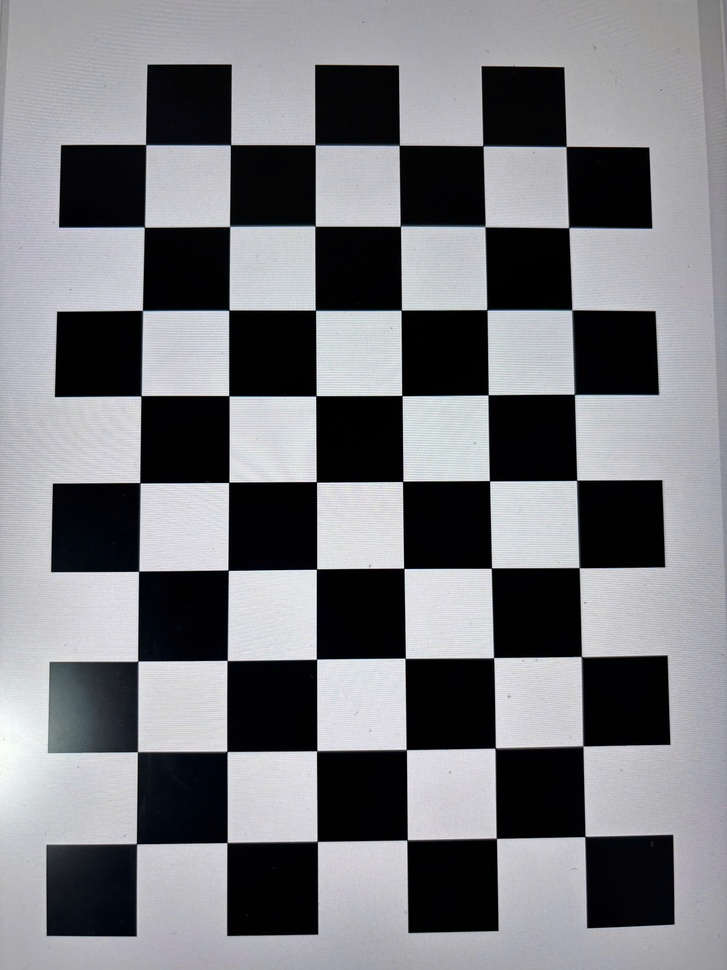
#> input picture server/vision/computer_vision_fragment/images_calibration/calibration1.jpg, 727 x 970 px, shrunk from 1920 x 2560 before the run; its folder holds only this picture in this run
$ python test.py
#> lines starting #> are read from the running program, lines starting #| are printed output that depends on the picture; after the words box and inside, x2 and y2 are one past the last pixel; in counts of white or black regions, pixels touching at a corner belong together; long printed decimals are rounded
'''
Source: https://docs.opencv.org/4.x/dc/dbb/tutorial_py_calibration.html

'''

import numpy as np
import cv2 as cv
import glob
import sys

sys.stdout.reconfigure(encoding='utf-8')

# termination criteria
criteria = (cv.TERM_CRITERIA_EPS + cv.TERM_CRITERIA_MAX_ITER, 30, 0.001)
# prepare object points, like (0,0,0), (1,0,0), (2,0,0) ....,(6,5,0)
objp = np.zeros((9*6,3), np.float32)
objp[:,:2] = np.mgrid[0:9,0:6].T.reshape(-1,2)
# Arrays to store object points and image points from all the images.
objpoints = [] # 3d point in real world space
imgpoints = [] # 2d points in image plane.

# === SUA DOI: Loop qua tat ca anh calibration thay vi 1 anh ===
images = sorted(glob.glob('images_calibration/calibration*.jpg'))
print(f'Tim thay {len(images)} anh\n')

for fname in images:
    img = cv.imread(fname)
#> img is the input picture: shape (970, 727, 3); mean B, G, R 125.7, 121.5, 121
    gray = cv.cvtColor(img, cv.COLOR_BGR2GRAY)
    # Find the chess board corners
    ret, corners = cv.findChessboardCorners(gray, (9,6), None)
#> ret = True; corners = 54 rows, first 8: [136.9, 844.1], [137.3, 752], [138.2, 661.2], [139.1, 571], [140.1, 482.9], [141, 396.1], [142.5, 310.4], [144.2, 227.3]
    print(f'  {fname}: {ret}')
#|   images_calibration/calibration1.jpg: True
    # If found, add object points, image points (after refining them)
    if ret == True:
        objpoints.append(objp)
        corners2 = cv.cornerSubPix(gray,corners, (11,11), (-1,-1), criteria)
#> corners2 = 54 rows, first 8: [136.5, 843.7], [137.4, 751.7], [137.8, 661.1], [138.6, 571.2], [139.9, 482.7], [141, 395.7], [142.4, 310.4], [144.4, 227]
        imgpoints.append(corners)
        # Draw and display the corners
        cv.drawChessboardCorners(img, (9,6), corners2, ret)
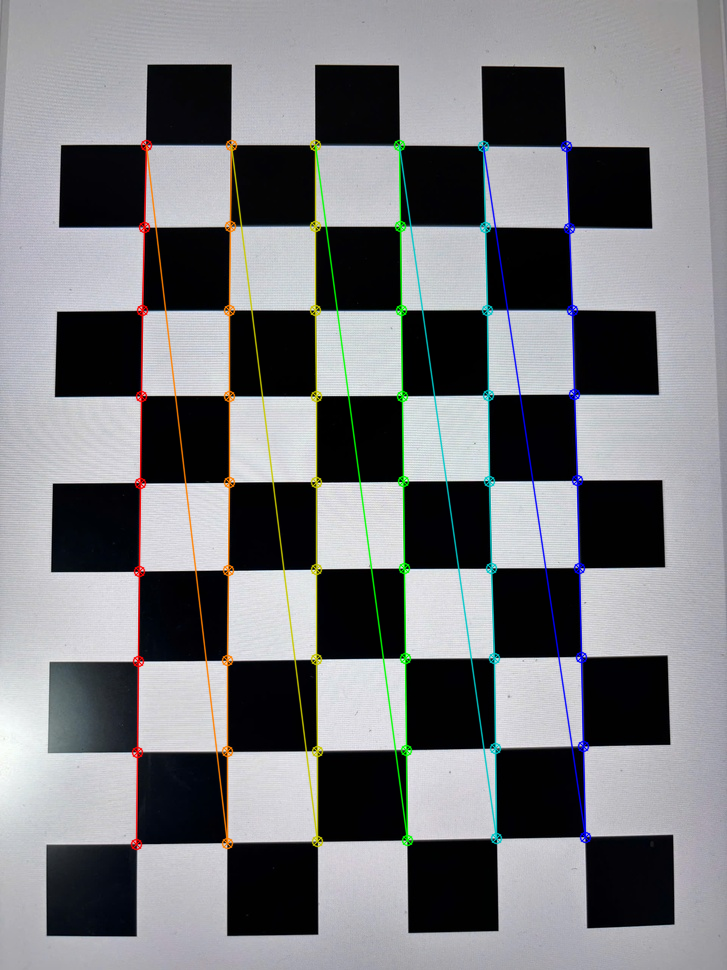
#> img: shape (970, 727, 3); 3.87% of pixels changed, all inside (x1, y1, x2, y2) = (130, 139, 592, 851)
        # cv.imshow('img', img)
        # cv.waitKey(100)

if len(objpoints) == 0:
    print('\nKhong detect duoc anh nao!')
    exit()

print(f'\nDetect thanh cong: {len(objpoints)}/{len(images)}')

ret, mtx, dist, rvecs, tvecs = cv.calibrateCamera(objpoints, imgpoints, gray.shape[::-1], None, None)
#> ret = 0.177; mtx = [[737.1, 0, 361.4], [0, 739, 494.6], [0, 0, 1]]; dist = [[0.236, -1.52, -5.1e-05, 4.16e-06, 2.62]]; rvecs = ([-0.0382, -0.0705, -1.58],); tvecs = ([-2.49, 3.86, 8.2],)
newcameramtx, roi = cv.getOptimalNewCameraMatrix(mtx, dist, (np.shape(img)[1], np.shape(img)[0]), 1, (np.shape(img)[1], np.shape(img)[0]))
#> newcameramtx = [[740.3, 0, 361.4], [0, 755.6, 492.5], [0, 0, 1]]; roi = (64, 81, 596, 829)
new_image = cv.undistort(img, mtx, dist, None, newcameramtx)
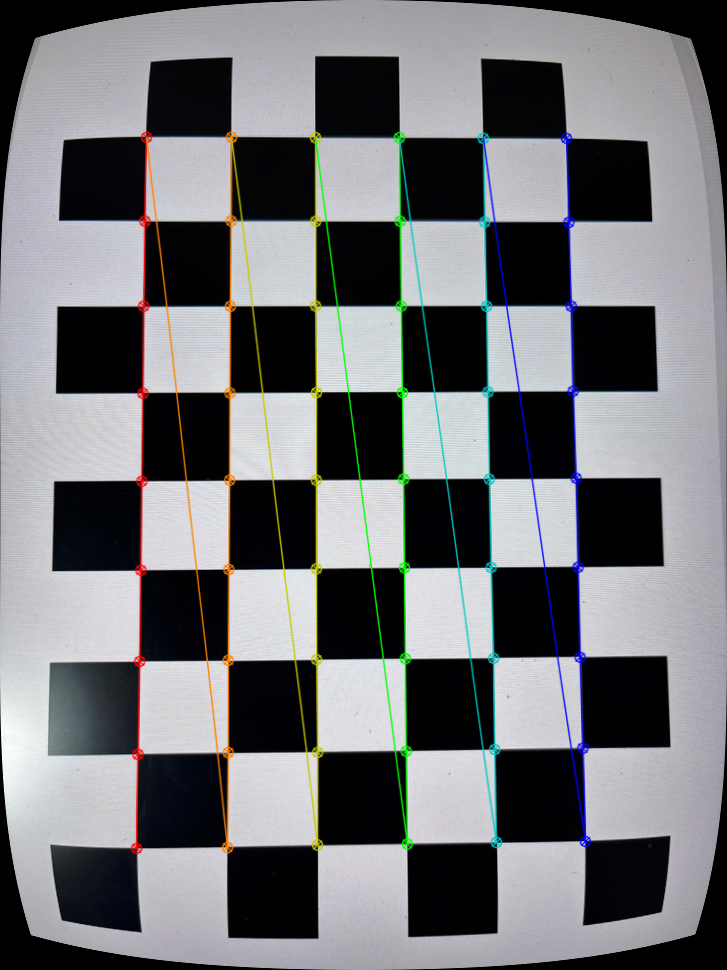
#> new_image: shape (970, 727, 3); mean B, G, R 118.5, 115.7, 114.6

print("Camera Matrix: ", mtx)
#| Camera Matrix:  [[737.056   0.         361.418]
#|  [  0.         739.008 494.553]
#|  [  0.           0.           1.        ]]
print("Distortion Coefficients: ", dist)
#| Distortion Coefficients:  [[ 2.35836237e-01 -1.51935716e+00 -5.09600690e-05  4.16377040e-06
#|    2.61587369e+00]]
print(f"\nReprojection Error: {ret:.4f}")
#| Reprojection Error: 0.1774

$ run again, on server/vision/computer_vision_fragment/images_calibration/calibration4.jpg
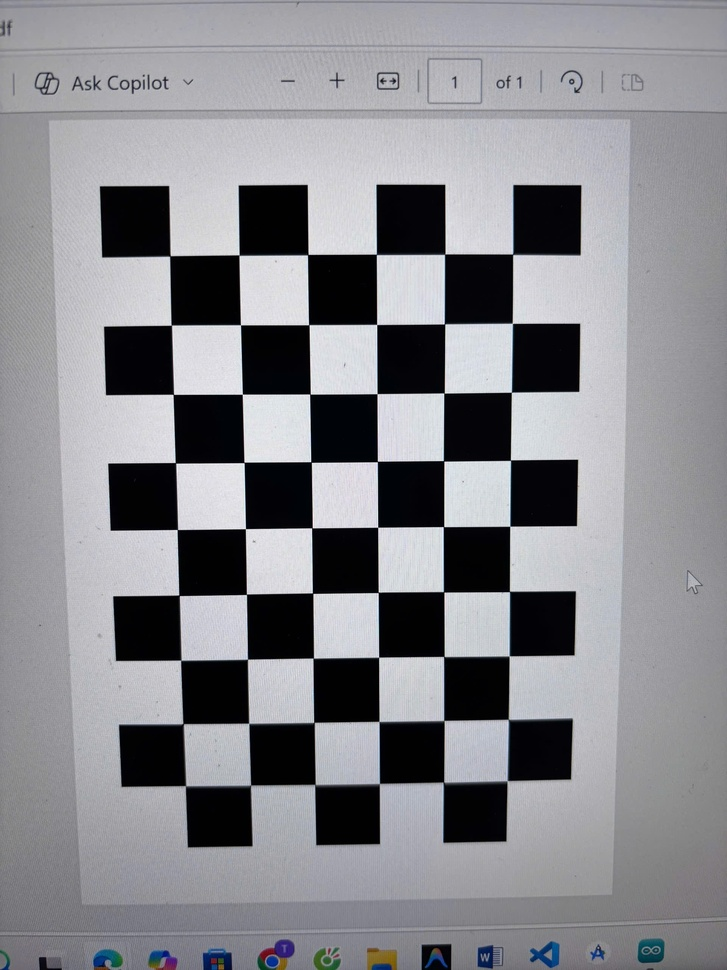
#> input picture server/vision/computer_vision_fragment/images_calibration/calibration4.jpg, 727 x 970 px, shrunk from 1920 x 2560 before the run
#> img is the input picture: shape (970, 727, 3); mean B, G, R 140.1, 135.3, 135.2
#> `ret, corners = cv.findChessboardCorners(gray, (9,6), None)`: ret = True; corners = 54 rows, first 8: [512.6, 254.3], [512.3, 323.3], [511.4, 392.2], [510.5, 460.2], [509.8, 526.3], [509.5, 591.4], [509.1, 655.9], [508.2, 719.2]
#|   images_calibration/calibration4.jpg: True
#> corners2 = 54 rows, first 8: [512.7, 254.2], [512.4, 323.3], [511.4, 392.2], [510.5, 460.2], [509.8, 526.2], [509.5, 591.5], [509.2, 655.9], [508.4, 719.4]
#> `cv.drawChessboardCorners(img, (9,6), corners2, ret)`:
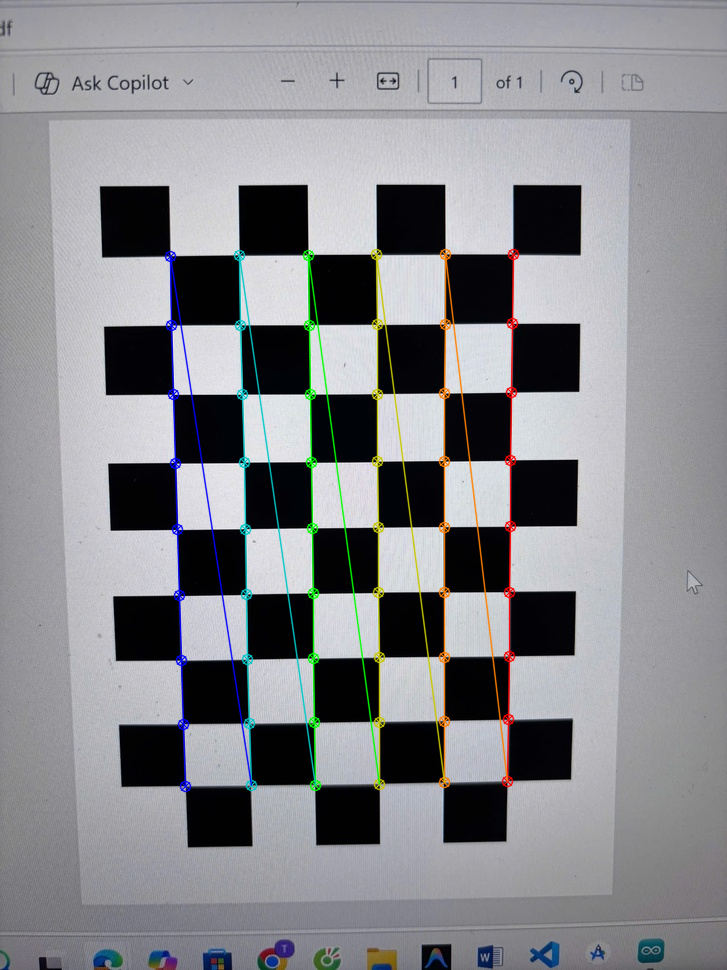
#> img: shape (970, 727, 3); 3.09% of pixels changed, all inside (x1, y1, x2, y2) = (164, 248, 520, 793)
#> `ret, mtx, dist, rvecs, tvecs = cv.calibrateCamera(objpoints, imgpoints..`: ret = 0.2; mtx = [[870.3, 0, 362.4], [0, 871.8, 506.1], [0, 0, 1]]; dist = [[0.549, -5.9, -0.00318, -0.00132, 18.03]]; rvecs = ([0.059, -0.0919, 1.56],); tvecs = ([2.2, -3.68, 12.94],)
#> newcameramtx = [[880.3, 0, 361.9], [0, 950.8, 489.4], [0, 0, 1]]; roi = (182, 220, 360, 570)
#> `new_image = cv.undistort(img, mtx, dist, None, newcameramtx)`:
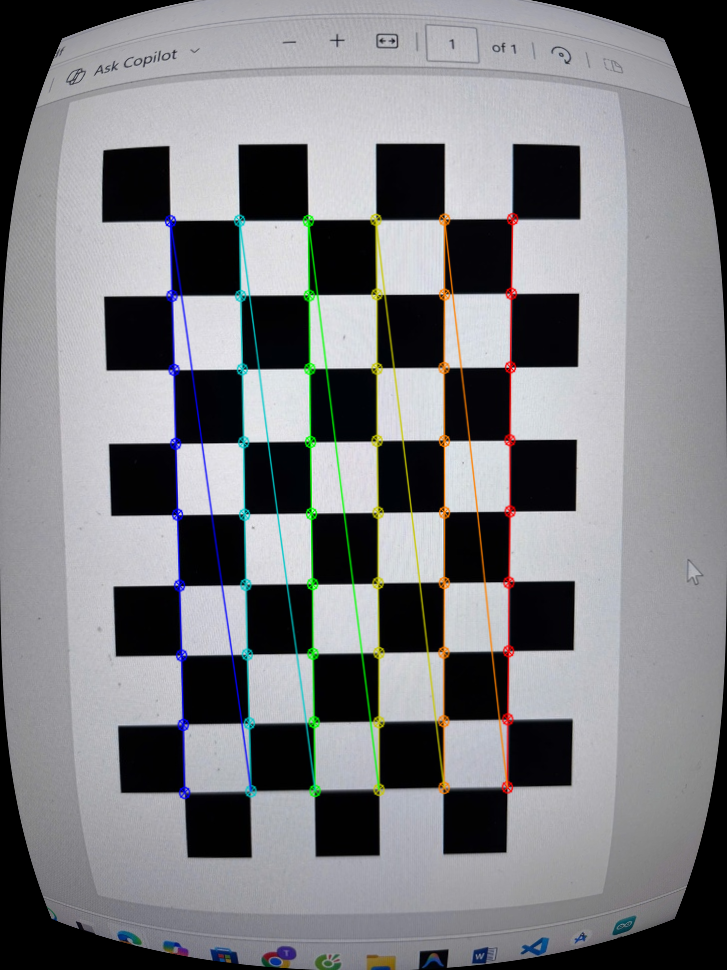
#> new_image: shape (970, 727, 3); mean B, G, R 128.4, 125.1, 124.5
#| Camera Matrix:  [[870.345   0.         362.439]
#|  [  0.         871.839 506.050]
#|  [  0.           0.           1.        ]]
#| Distortion Coefficients:  [[ 5.48540856e-01 -5.90194981e+00 -3.17688173e-03 -1.31671917e-03
#|    1.80324880e+01]]
#| Reprojection Error: 0.1997

$ run again, on server/vision/computer_vision_fragment/images_calibration/calibration5.jpg
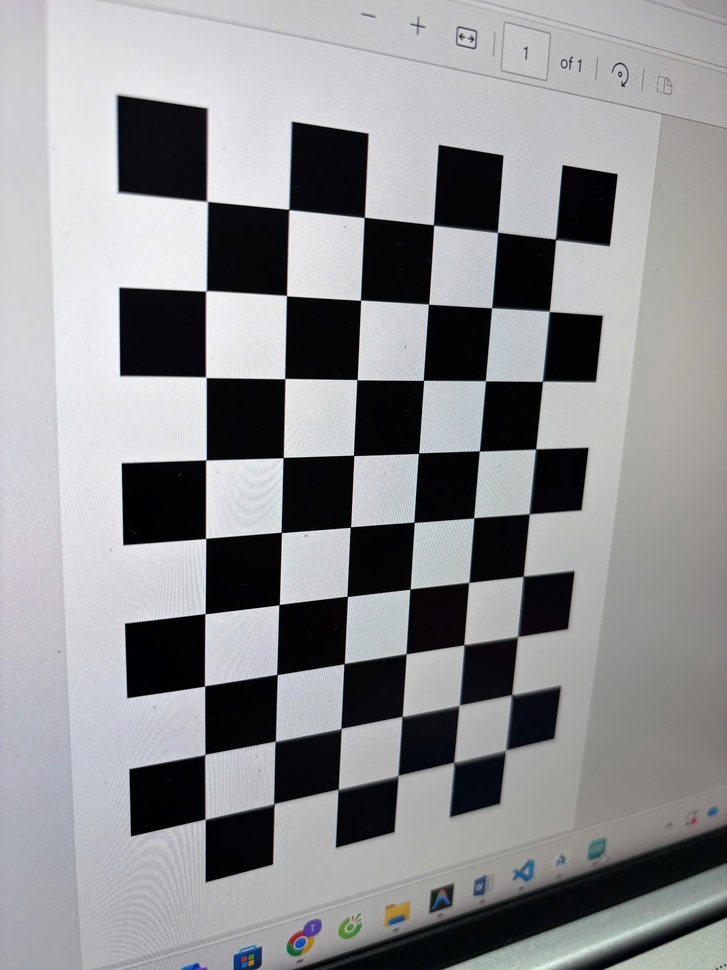
#> input picture server/vision/computer_vision_fragment/images_calibration/calibration5.jpg, 727 x 970 px, shrunk from 1920 x 2560 before the run
#> img is the input picture: shape (970, 727, 3); mean B, G, R 144, 141.9, 141.5
#> `ret, corners = cv.findChessboardCorners(gray, (9,6), None)`: ret = True; corners = 54 rows, first 8: [555.5, 239.5], [549.2, 311.5], [542.4, 381.4], [535.4, 449], [529, 513.8], [523, 576], [517.4, 636.4], [511.5, 694.4]
#|   images_calibration/calibration5.jpg: True
#> corners2 = 54 rows, first 8: [555.5, 239.3], [549.3, 311.3], [542.5, 381.3], [535.6, 449], [529.3, 513.7], [523.2, 576.2], [517.5, 636.6], [511.6, 694.8]
#> `cv.drawChessboardCorners(img, (9,6), corners2, ret)`:
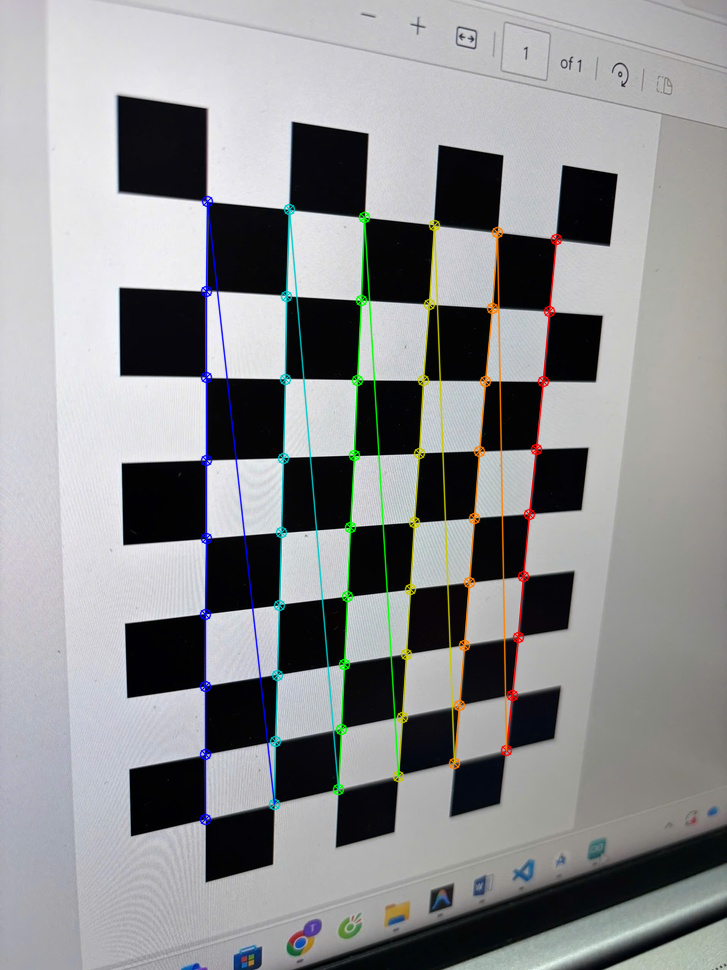
#> img: shape (970, 727, 3); 3.24% of pixels changed, all inside (x1, y1, x2, y2) = (199, 195, 563, 826)
#> `ret, mtx, dist, rvecs, tvecs = cv.calibrateCamera(objpoints, imgpoints..`: ret = 0.191; mtx = [[748.6, 0, 348.1], [0, 750.6, 491.1], [0, 0, 1]]; dist = [[0.295, -2.2, 0.00079, -0.000622, 4.38]]; rvecs = ([-0.158, -0.51, 1.53],); tvecs = ([2.94, -3.56, 10.67],)
#> newcameramtx = [[752.2, 0, 347.8], [0, 780.4, 489.5], [0, 0, 1]]; roi = (98, 158, 496, 673)
#> `new_image = cv.undistort(img, mtx, dist, None, newcameramtx)`:
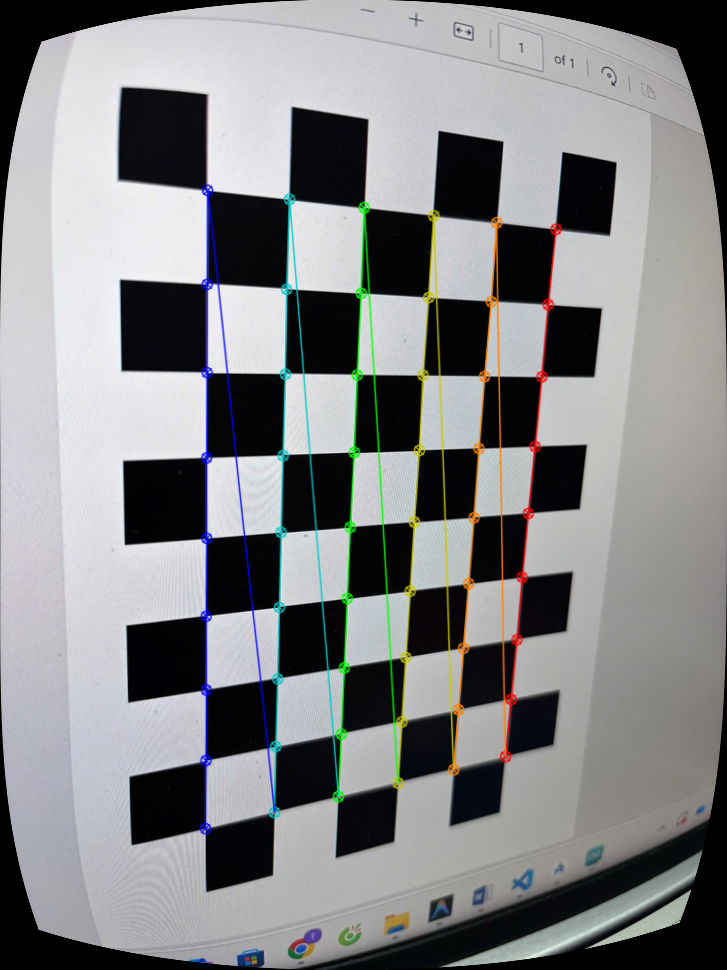
#> new_image: shape (970, 727, 3); mean B, G, R 133.7, 132.6, 131.7
#| Camera Matrix:  [[748.607   0.         348.100]
#|  [  0.         750.596 491.083]
#|  [  0.           0.           1.        ]]
#| Distortion Coefficients:  [[ 2.95267504e-01 -2.19548869e+00  7.90176703e-04 -6.22152020e-04
#|    4.37888402e+00]]
#| Reprojection Error: 0.1905
